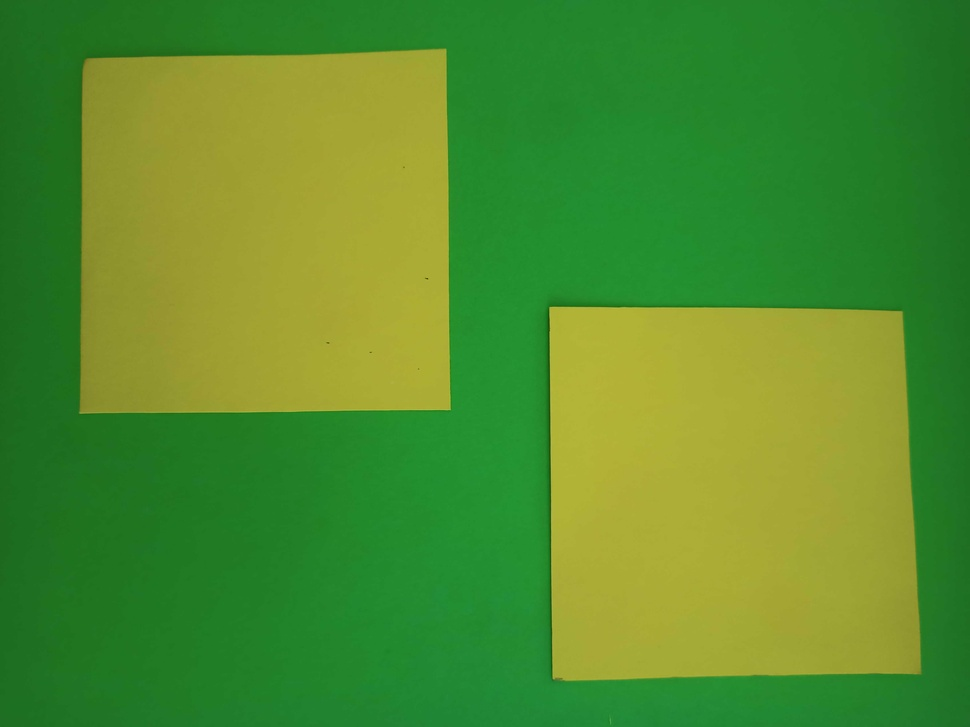
#> input picture images/image3.jpg, 970 x 727 px, shrunk from 4608 x 3456 before the run
$ python test-detect.py
#> lines starting #> are read from the running program, lines starting #| are printed output that depends on the picture
import cv2
import matplotlib.pyplot as plt
import numpy as np

def imshow(img, figsize=(6, 6)):
    fig, ax = plt.subplots(1, 1, figsize=(figsize))
    ax.axis('off')
    ax.imshow(img)
    plt.show()

img = cv2.imread('images/image3.jpg')
#> img is the input picture: shape (727, 970, 3); mean B, G, R 44.7, 141.7, 81.8
#Convert to grayscale
img_gray = cv2.cvtColor(img, cv2.COLOR_BGR2GRAY)
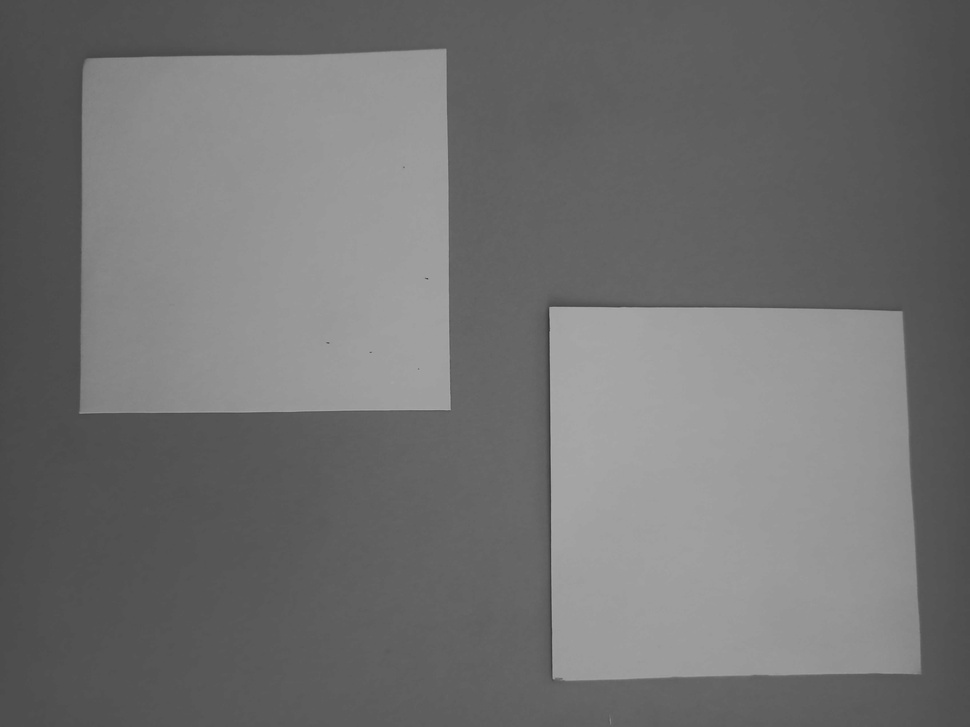
#> img_gray: shape (727, 970); min 50, max 175, mean 112.7
template = cv2.imread('images/template.png', 0)
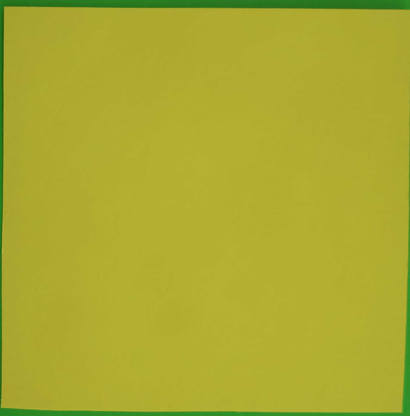
#> input picture images/template.png, 410 x 416 px, shrunk from 1949 x 1978 before the run
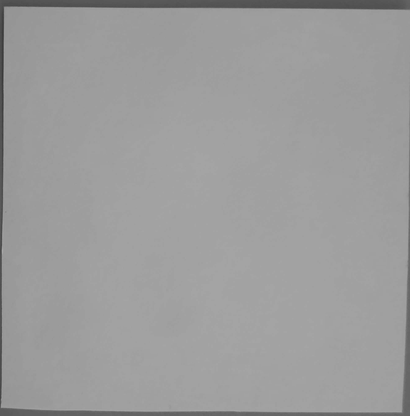
#> template: shape (416, 410); min 56, max 170, mean 155.9
w, h = template.shape[1], template.shape[0]
#> w = 410; h = 416

res = cv2.matchTemplate(img_gray,template, cv2.TM_CCOEFF_NORMED)
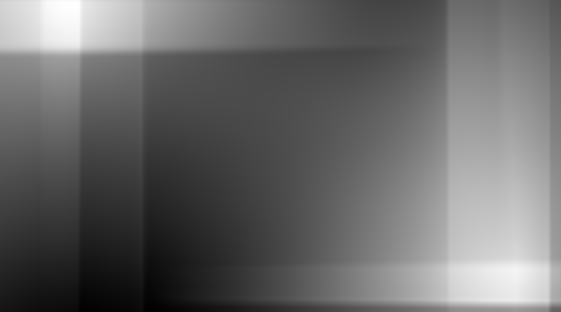
#> res: shape (312, 561) float32; min -0.193, max 0.499, mean 0.093; drawn with min black and max white
imshow(res)

THRESHOLD = 0.4
loc = np.where(res >= THRESHOLD)
#> loc = 6178 positions, rows 0 to 301, columns 17 to 547

#Draw boudning box
for y, x in zip(loc[0], loc[1]):
    cv2.rectangle(img, (x, y), (x + w, y + h), (255,0,0), 1)
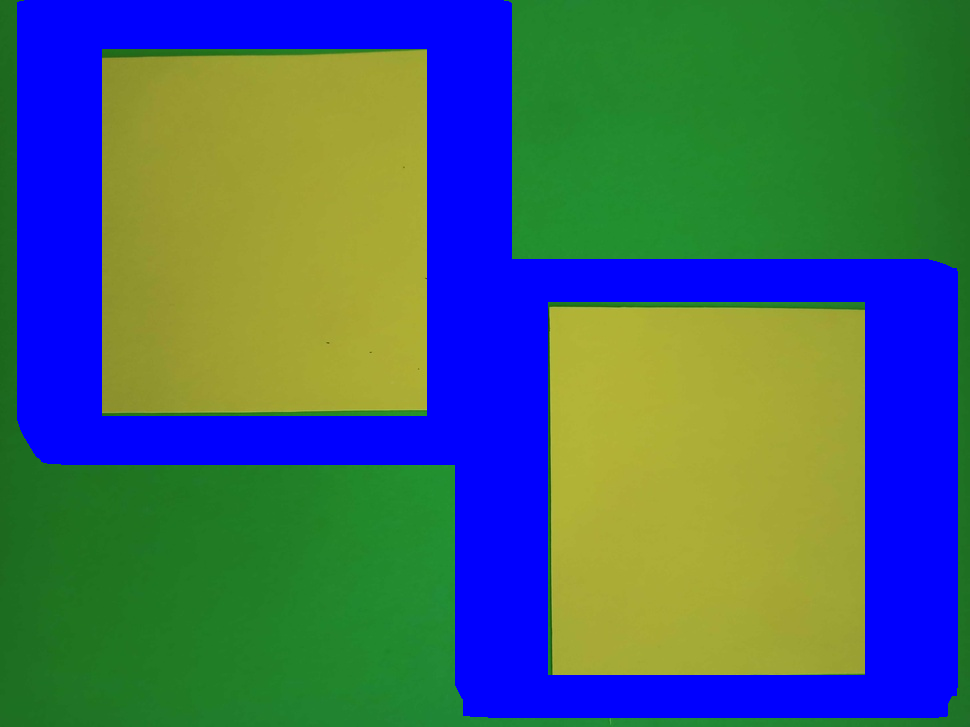
#> img: shape (727, 970, 3); mean B, G, R 108.1, 101.7, 66.1
imshow(img)
